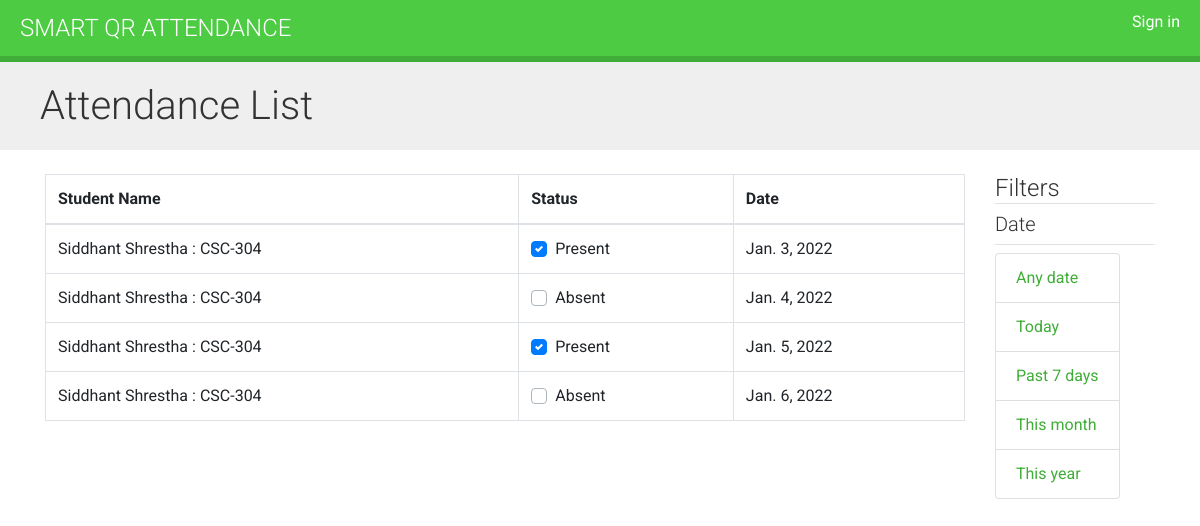
Screenshot of /1/1/student-detail/ with the database file from the repository.
### core/models.py (models this page shows)
class Attendance(models.Model):
    course = models.ForeignKey(Course, on_delete=models.CASCADE, related_name='attendances')
    student = models.ForeignKey(Student, on_delete=models.CASCADE)
    attendance_class = models.ForeignKey(AttendanceClass, on_delete=models.CASCADE, default=1)
    date = models.DateField(default='2021-12-30')
    status = models.BooleanField(default='True')
    def __str__(self):
        student_name = Student.objects.get(name=self.student)
        course_name = Course.objects.get(name=self.course)
        return '%s : %s' % (student_name.name, course_name.code)

class Student(models.Model):
    user = models.OneToOneField(User, on_delete=models.CASCADE, null=True)
    class_id = models.ForeignKey(Class, on_delete=models.CASCADE, default=1)
    roll_number = models.CharField(primary_key='True', max_length=100)
    name = models.CharField(max_length=200)
    sex = models.CharField(max_length=50, choices=sex_choice, default='Male')
    DOB = models.DateField(default='1990-01-01')
    def __str__(self):
        return self.name

class Course(models.Model):
    department = models.ForeignKey(Department, related_name='courses', on_delete=models.CASCADE)
    name = models.CharField(max_length=200)
    class_id = models.ForeignKey(Class, on_delete=models.CASCADE)
    teacher = models.ForeignKey(Teacher, on_delete=models.CASCADE, related_name='courses')
    students = models.ManyToManyField(Student, related_name='courses_joined', blank=True)
    code = models.CharField(max_length=50, unique=True)
    def __str__(self):
        return self.name

### core/views.py (the view)
# urls.py: path('<pk>/<course_id>/student-detail/', views.get_student_detail, name='get_student_detail')
def get_student_detail(request, pk,course_id):
    context = {}
    date__gte = request.GET.get('date__gte')
    date__lt = request.GET.get('date__lt')
    if date__lt is None or date__gte is None:
        queryset = Attendance.objects.filter(student_id=pk,course=course_id)
    else:
        queryset = Attendance.objects.filter(
            date__gte=date__gte,
            date__lte=date__lt,
            course=course_id,
            student_id=pk)
    context['object_list'] = queryset
    return render(request, 'courses/manage/attendance/student_attendance.html', context=context)

### core/templatetags/filters.py (called while the page is built)
@register.simple_tag
def yesterday():
    yest= date.today() + datetime.timedelta(days=1)
    return yest

@register.simple_tag
def past7():
    yest = date.today() - datetime.timedelta(days=7)
    return yest

@register.simple_tag
def month():
    yest = date.today() - datetime.timedelta(days=30)
    return yest

### core/templates/courses/manage/attendance/student_attendance.html (shortened to what this page needs)
{% extends "base.html" %}
{% load filters %}
{% block content %}
<h1>Attendance List</h1>
<div class="container mt-4">
  <div class="row">
    <div class="col-md-10">
      <table class="table table-bordered">
        <thead>
          <tr>
            <th scope="col">Student Name</th>
            <th scope="col">Status</th>
            <th scope="col">Date</th>
          </tr>
        </thead>
        <tbody>
          <tr>
            {% for stu in object_list %}
               <td>
                {{stu}}
            </td>
              <td>
                <div class="custom-control custom-checkbox">
                  {% if stu.status == True %}
                  <label class="custom-control-label" for="customCheck1">Present</label>
                  {% else %}
                  <label class="custom-control-label" for="customCheck1">Absent</label>
                  {% endif %}
              </div>
            </td>
            <td>{{stu.date}}</td>
          </tr>
         {% endfor %}
        </tbody>
      </table>
    </div>
      <div class="col-md-2">
          <div class="border-bottom ">
              <h4 class="border-bottom">Filters</h4>
          <h5>Date</h5>
          </div>
        <ul class="list-group mt-2">
    <li class="selected list-group-item">
    <a href="?" title="Any date">Any date</a></li>
    <li class="list-group-item">
        {% now "Y-m-d" as todays_date %}
        {% yesterday as yesterdays_date %}
        {%past7 as past7_date %}
        {%month as month_date %}
    <a href="?date__gte={{todays_date}}&amp;date__lt={{yesterdays_date|date:'Y-m-d'}}" title="Today">Today</a></li>
    <li class="list-group-item">
    <a href="?date__gte={{past7_date|date:'Y-m-d'}}&amp;date__lt={{yesterdays_date|date:'Y-m-d'}}" title="Past 7 days">Past 7 days</a></li>
    <li class="list-group-item">
    <a href="?date__gte={{month_date|date:'Y-m-d'}}&amp;date__lt={{todays_date}}" title="This month">This month</a></li>
    <li class="list-group-item">
    <a href="?date__gte=2021-01-01&amp;date__lt=2022-01-01" title="This year">This year</a></li>
</ul>
    </div>
  </div>
</div>
{% endblock %}

### core/static/css/base.css (style rules this page uses)
body { margin:0; font-family:'Roboto', sans-serif; font-weight:400; color:#333; }
a { color:#3fad37; text-decoration:none; }
ul { float:left; }
h1, h2, h3, h4, h5, h6 { font-family:'Roboto', sans-serif; font-weight:300; }
h1 { background:#efefef; width:100%; overflow:auto; padding:20px 0 20px 40px; margin:0; }
label { float:left; clear:both; margin:0 0 8px 0; }

### rows the page displays
Attendance: student+course "Siddhant Shrestha : CSC-304", status "Present", date "Jan. 3, 2022"
Attendance: student+course "Siddhant Shrestha : CSC-304", status "Absent", date "Jan. 4, 2022"
Attendance: student+course "Siddhant Shrestha : CSC-304", status "Present", date "Jan. 5, 2022"
Attendance: student+course "Siddhant Shrestha : CSC-304", status "Absent", date "Jan. 6, 2022"
